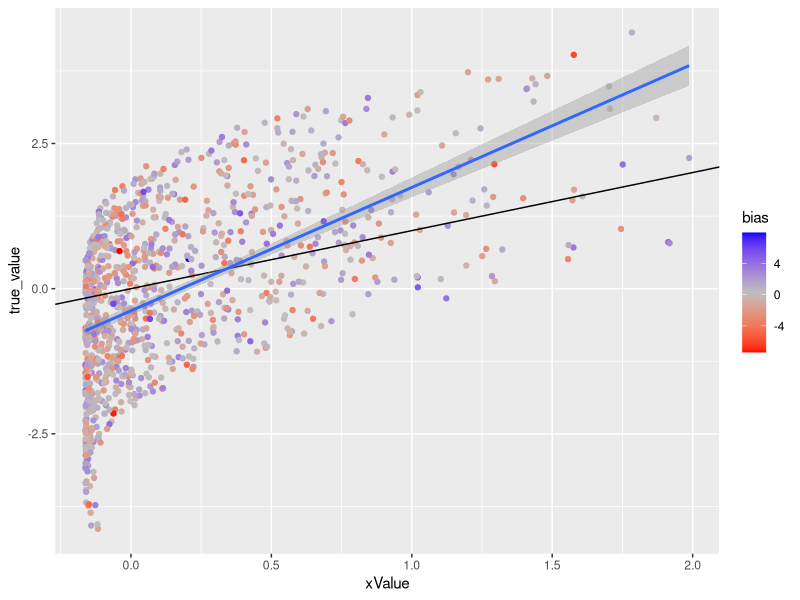
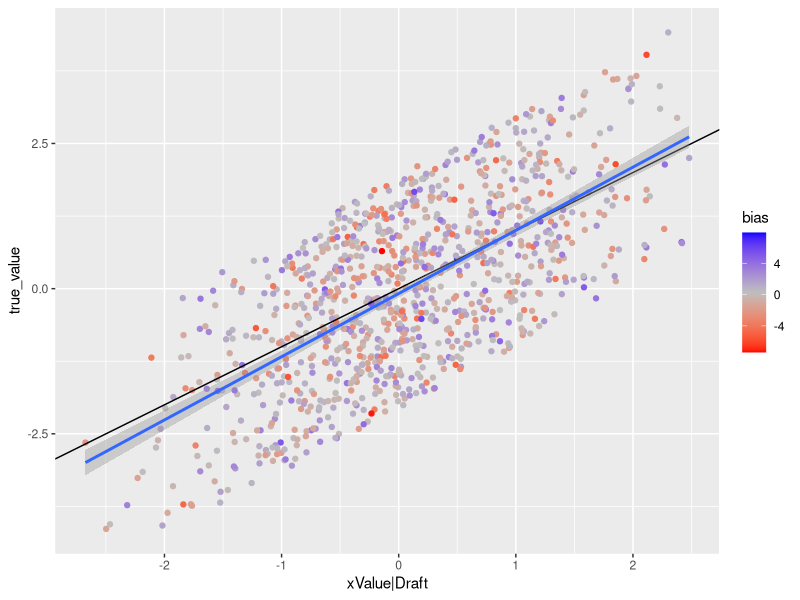
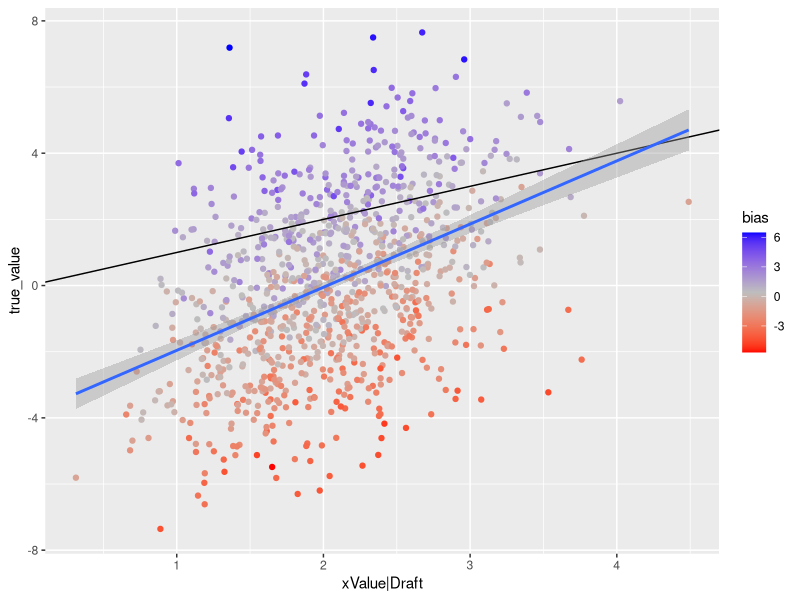
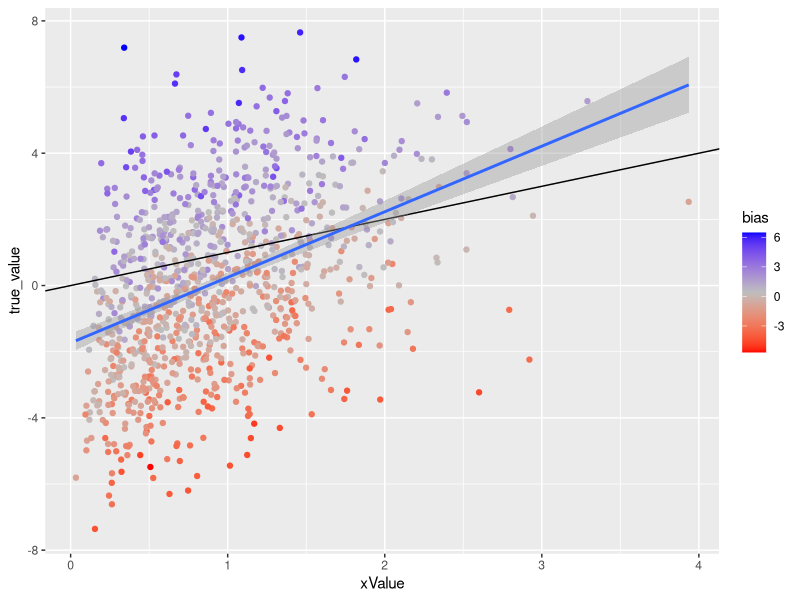

Here is the R script that generated these plots, in order:
## ---- chunk 1
library(tidyverse)
library(modelr)
library(ggplot2)

prospects <- data.frame(
  name = paste0("Player",1:1000),
  skill = rnorm(1000,0,1),
  bias = rnorm(1000,0,2),
  randomness = runif(1000,-2,2)
) %>%
  mutate(makes_nhl = ifelse(bias + skill>1,1,0),
         true_value = skill + randomness)
## ---- chunk 2
draft_mod <- glm(makes_nhl ~ skill, 
                 data=prospects, 
                 family="binomial")

value_mod <- glm(true_value ~ skill, 
                 data=prospects %>% 
                   filter(makes_nhl==1))

results <- prospects %>%
  add_predictions(draft_mod,"xDraft",type="response") %>%
  add_predictions(value_mod,"xValue|Draft") %>%
  mutate(xValue = xDraft*`xValue|Draft`,
         error_cond = true_value - `xValue|Draft`,
         error_total = true_value - xValue)
## ---- chunk 3

ggplot(results,aes(x=xValue,y=true_value,
                   color = bias)) +
  geom_point()+
  scale_color_gradientn(colours = c("red","grey","blue")) +
  geom_abline(slope = 1,intercept = 0) +
  geom_smooth(method="lm")

ggplot(results,aes(x=`xValue|Draft`,y=true_value,
                   color = bias)) +
  geom_point() +
  scale_color_gradientn(colours = c("red","grey","blue")) +
  geom_abline(slope = 1,intercept = 0)+
  geom_smooth(method="lm")

## ---- chunk 4
library(tidyverse);library(modelr);library(ggplot2)

prospects <- data.frame(
  name = paste0("Player",1:1000),
  skill = rnorm(1000,0,1),
  bias = rnorm(1000,0,2),
  randomness = runif(1000,-2,2)
) %>%
  mutate(makes_nhl = ifelse(2*bias + skill>1,1,0),
         true_value = skill + bias + randomness)


draft_mod <- glm(makes_nhl ~ skill, 
                 data=prospects, 
                 family="binomial")

value_mod <- glm(true_value ~ skill, 
                 data=prospects %>% 
                   filter(makes_nhl==1))

results <- prospects %>%
  add_predictions(draft_mod,"xDraft",type="response") %>%
  add_predictions(value_mod,"xValue|Draft") %>%
  mutate(xValue = xDraft*`xValue|Draft`,
         error_cond = true_value - `xValue|Draft`,
         error_total = true_value - xValue)

ggplot(results,aes(x=`xValue|Draft`,y=true_value,
                   color = bias)) +
  geom_point() +
  scale_color_gradientn(colours = c("red","grey","blue")) +
  geom_abline(slope = 1,intercept = 0)+
  geom_smooth(method="lm")

ggplot(results,aes(x=xValue,y=true_value,
                   color = bias)) +
  geom_point()+
  scale_color_gradientn(colours = c("red","grey","blue")) +
  geom_abline(slope = 1,intercept = 0)+
  geom_smooth(method="lm")
